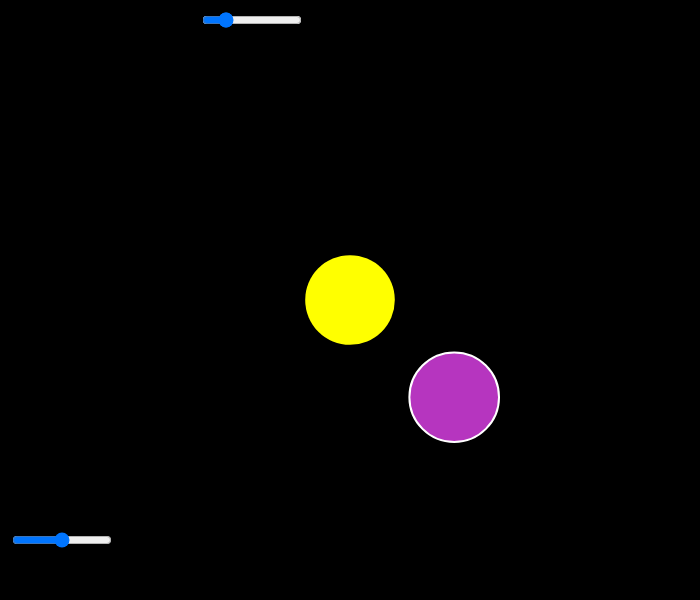
Frame 1 (no input)
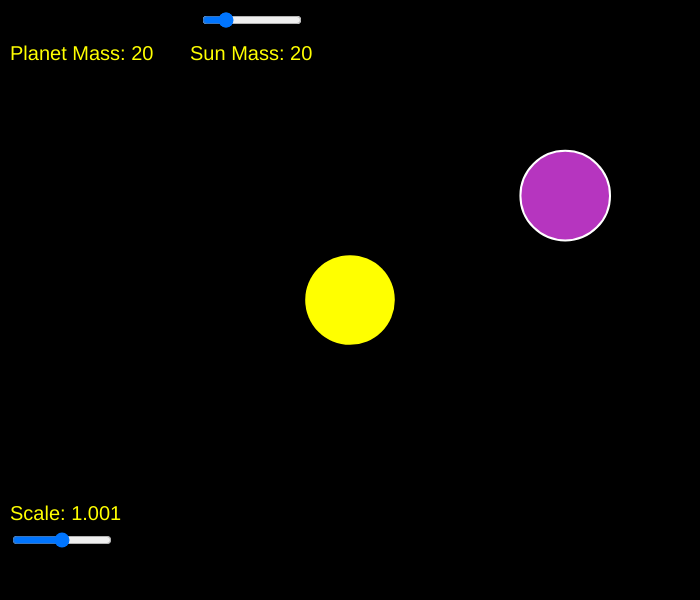
Frame 60 (no input)
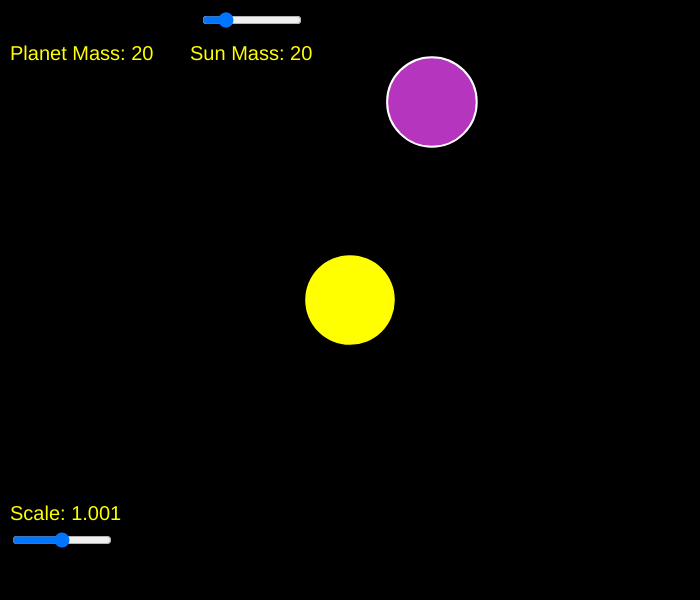
Frame 120 (the mouse pressed at the canvas centre since frame 60)

The p5.js sketch that drew these frames (run headless with seeded random() and noise() and a simulated clock; from frame 60 on, the mouse is pressed at the canvas centre):

// p5.js sketch
// ── sketch.js
let planet, sun; // specifically made fo the sun and the planet
let scale; // scale is used to make the distance between the sun and the planet more visible, as well as the size of the planet and sun

function setup() {
  createCanvas(700, 600);
  // Create the planet mass slider
  sliderPlanetMass = createSlider(1, 100, 20, 1);
  sliderPlanetMass.position(200, 10);
  sliderPlanetMass.style('width', '100px');

  // Create the sun mass slider = 
  sliderSunMass = createSlider(1, 100, 20, 1);
  sliderSunMass.position(200, 10);
  sliderSunMass.style('width', '100px');

  // Create scale slider 
  sliderScale = createSlider(0.001, 2, 1, 0.01);
  sliderScale.position(10, 530);
  sliderScale.style('width', '100px');

  planet = new Planet(100, 100, 5); // create the planet at x=100, y=100, radius 5
  sun = new Sun(0, 0, 20); // create the sun at x=0, y=0, radius 20
}

function keyPressed() {
  if (key ==="a") {
    let mx = (mouseX - width / 2) * 1/ scale; // get the mouse x position relative to the center of the canvas and scale it
    let my = (mouseY - height / 2) * 1/ scale;
    planet = new Planet (mx, my, 5); // create a new planet at the mouse position with the mass from the slider
  }
}

function draw() {
  background(0);
  translate(width / 2, height / 2); // move the origin to the center of the canvas

  // Get sldier values to change syun and planet size
  planet.mass = sliderPlanetMass.value();
  textSize(20);
  text('Planet Mass: ' + planet.mass, -340, -240);

  sun.mass = sliderSunMass.value();
  text('Sun Mass: ' + sun.mass, -160, -240);

  scale = sliderScale.value();
  text('Scale: ' + scale, -340, 220);

  planet.update();
  planet.show();

  sun.attract(planet);
  sun.show();
}


// ── planet.js
class Planet {
    constructor(x, y, mass) {
        this.pos = createVector(x, y);
        this.vel = p5.Vector.random2D();
        this.vel.mult(5);
        this.acc = createVector(0, 0);
        this.mass = mass;
        this.color = [random(255), random(255), random(255)];
    }

applyForce(force) {
    let f = p5.Vector.div(force, this.mass);
    this.acc.add(f);
}

update() {
    this.vel.add(this.acc);
    this.pos.add(this.vel);
    this.acc.set(0, 0);
}

show() {
    stroke("white");
    strokeWeight(2);
    fill(this.color);
    this.r = sqrt(this.mass) * 10 * scale; 
    ellipse(this.pos.x*scale, this.pos.y*scale, this.r * 2*scale);
    }
}
// ── sun.js
class Sun { 
    constructor(x, y, m) {

        this.pos = createVector(x, y);
        this.mass = m;

}

attract(planet) {
    let force = p5.Vector.sub(this.pos, planet.pos);
    let distanceSq = constrain(force.magSq(), 25, 2500);
    let G=10;
    let strength = G * (this.mass * planet.mass) / distanceSq;

    force.setMag(strength);
    planet.applyForce(force);
}

show () {
    noStroke();
    fill("yellow");
    this.r = sqrt(this.mass) * 10 * scale; // radius is based on the mass of the sun and the scale
    ellipse(this.pos.x*scale, this.pos.y*scale, this.r * 2*scale);
}
}
